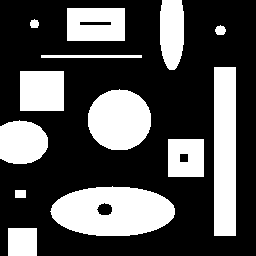
%> input picture TB_IPR/TUT.IMG.binary_morphological_reconstruction/matlab/B.bmp, 256 x 256 px
$ octave demo.m   (GNU Octave 9; MATLAB toolbox functions it lacks are replaced by stand-ins)
%> lines starting %> are read from the running program, lines starting %| are printed output that depends on the picture; in (x1, y1, x2, y2) boxes, pixels count from 0 and x2, y2 are one past the last pixel; in counts of white or black regions, pixels touching at a corner belong together; the program's own positions count from 1
### TB_IPR/TUT.IMG.binary_morphological_reconstruction/matlab/viewImage.m
function viewImage(A)
B=double(A);
mmax=max(max(B));
mmin=min(min(B));
if (mmax == mmin) B=0;
else B=uint8(255*(B-min(min(B)))/(max(max(B))-min(min(B))));
end
colormap gray;axis image;
imshow(B);

### TB_IPR/TUT.IMG.binary_morphological_reconstruction/matlab/demo.m
%% tutorial mathematical morphology and morphological reconstruction

%% 0 - Clear

clear all; close all;clc

%% 1 - Basic morphological operations

% read image;
B=imread('B.bmp');
%> B: size 256x256 logical; 32% white; 13 white regions, largest, box (x1, y1, x2, y2) and area: (50, 186, 175, 236) 4758, (214, 67, 236, 236) 3718, (88, 89, 151, 150) 3045
% display image
figure;viewImage(B);title('original image');
%> in viewImage, `mmax=max(max(B));`: mmax = 1
%> in viewImage, `mmin=min(min(B));`: mmin = 0
%> in viewImage, B is the input picture: size 256x256 uint8; 32% white; 13 white regions, largest, box (x1, y1, x2, y2) and area: (50, 186, 175, 236) 4758, (214, 67, 236, 236) 3718, (88, 89, 151, 150) 3045
% erosion, dilation, opening, closing with different structuring elements
se1 = strel('square',11) ;     % 15-by-15 square
se2 = strel('line',11,45);     % line, length 15, angle 45 degrees
se3 = strel('disk',5);        % disk, radius 15
figure;
% dilation
dilateSquare = imdilate(B, se1);
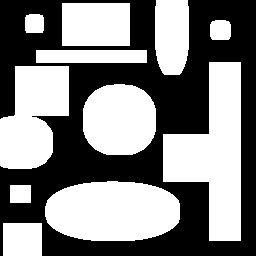
%> dilateSquare: size 256x256 logical; 51% white; 1 black region, box (x1, y1, x2, y2) and area: (0, 0, 256, 256) 32092
dilateLine = imdilate(B, se2);
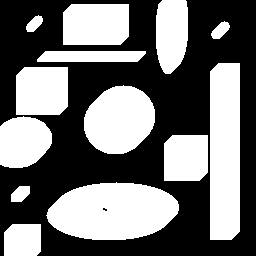
%> dilateLine: size 256x256 logical; 44.4% white; 13 white regions, largest, box (x1, y1, x2, y2) and area: (46, 182, 179, 240) 5958, (210, 63, 240, 240) 5238, (84, 85, 155, 154) 3749
dilateDisk = imdilate(B, se3);
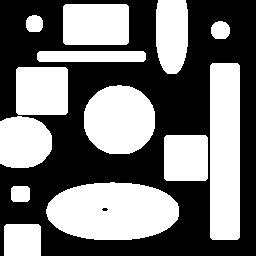
%> dilateDisk: size 256x256 logical; 46.1% white; 13 white regions, largest, box (x1, y1, x2, y2) and area: (46, 182, 179, 240) 6172, (210, 63, 240, 240) 5298, (84, 85, 155, 154) 3949
subplot(4,3,1); viewImage(dilateSquare);title('dilatation, square');
subplot(4,3,2); viewImage(dilateLine);title('dilatation, segment');
subplot(4,3,3); viewImage(dilateDisk);title('dilatation, disk');
imwrite(dilateSquare, 'dilate_square.png');
imwrite(dilateLine, 'dilate_line.png');
imwrite(dilateDisk, 'dilate_disk.png');
% erosion
erodeSquare = imerode(B, se1);
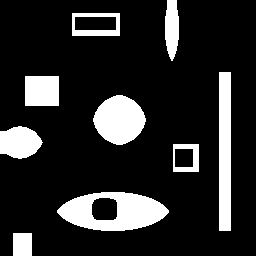
%> erodeSquare: size 256x256 logical; 16.4% white; 9 white regions, largest, box (x1, y1, x2, y2) and area: (57, 192, 169, 231) 2762, (93, 95, 146, 145) 1914, (219, 72, 231, 231) 1908
erodeLine = imerode(B, se2);
%> erodeLine: size 256x256 logical; 20.7% white; 9 white regions, largest, box (x1, y1, x2, y2) and area: (54, 190, 171, 232) 3528, (92, 93, 147, 146) 2341, (218, 71, 232, 232) 2254
erodeDisk = imerode(B, se3);
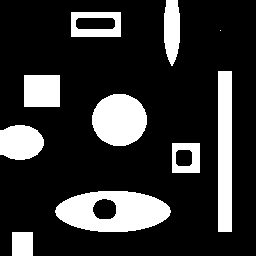
%> erodeDisk: size 256x256 logical; 19.9% white; 10 white regions (1 under 20 px), largest, box (x1, y1, x2, y2) and area: (55, 191, 171, 232) 3340, (92, 94, 147, 146) 2256, (218, 71, 232, 232) 2254
subplot(4,3,4); viewImage(erodeSquare);title('erosion, square');
subplot(4,3,5); viewImage(erodeLine);title('erosion, segment');
subplot(4,3,6); viewImage(erodeDisk);title('erosion, disque');
imwrite(erodeSquare, 'erode_square.png');
imwrite(erodeLine, 'erode_line.png');
imwrite(erodeDisk, 'erode_disk.png');
% open
openSquare = imopen(B, se1);
%> openSquare: size 256x256 logical; 31.1% white; 9 white regions, largest, box (x1, y1, x2, y2) and area: (52, 187, 174, 236) 4742, (214, 67, 236, 236) 3718, (88, 90, 151, 150) 3044
openLine = imopen(B, se2);
%> openLine: size 256x256 logical; 30.6% white; 9 white regions, largest, box (x1, y1, x2, y2) and area: (50, 186, 175, 236) 4744, (214, 67, 236, 236) 3646, (88, 89, 151, 150) 3029
openDisk = imopen(B, se3);
%> openDisk: size 256x256 logical; 31.2% white; 10 white regions, largest, box (x1, y1, x2, y2) and area: (51, 187, 175, 236) 4756, (214, 67, 236, 236) 3706, (88, 90, 151, 150) 3044
subplot(4,3,7); viewImage(openSquare);title('opening, square');
subplot(4,3,8); viewImage(openLine);title('opening, segment');
subplot(4,3,9); viewImage(openDisk);title('opening, disk');
imwrite(openSquare, 'opening_square.png');
imwrite(openLine, 'opening_line.png');
imwrite(openDisk, 'opening_disk.png');
% close
closeSquare = imclose(B, se1);
%> closeSquare: size 256x256 logical; 33.2% white; 11 white regions, largest, box (x1, y1, x2, y2) and area: (168, 67, 236, 236) 5466, (50, 186, 175, 236) 4894, (0, 71, 64, 164) 3593
closeLine = imclose(B, se2);
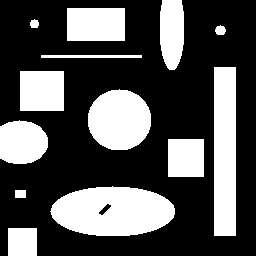
%> closeLine: size 256x256 logical; 32.4% white; 13 white regions, largest, box (x1, y1, x2, y2) and area: (50, 186, 175, 236) 4838, (214, 67, 236, 236) 3718, (88, 89, 151, 150) 3045
closeDisk = imclose(B, se3);
%> closeDisk: size 256x256 logical; 32.3% white; 13 white regions, largest, box (x1, y1, x2, y2) and area: (50, 186, 175, 236) 4764, (214, 67, 236, 236) 3718, (88, 89, 151, 150) 3045
subplot(4,3,10); viewImage(closeSquare);title('closing, square');
subplot(4,3,11); viewImage(closeLine);title('closing, segment');
subplot(4,3,12); viewImage(closeDisk);title('closing, disk');
imwrite(closeSquare, 'closing_square.png');
imwrite(closeLine, 'closing_line.png');
imwrite(closeDisk, 'closing_disk.png');
% opening with varying size
figure;
for i=1:12
    sedisk(i)=strel('disk',i);
    openDisk = imopen(B, sedisk(i));
    subplot(4,3,i); viewImage(openDisk);title(strcat('opening, ',int2str(i)));
end
%> after the loop, sedisk = 12 items; first 5, Dimensionality: 2, 2, 2, 2, 2
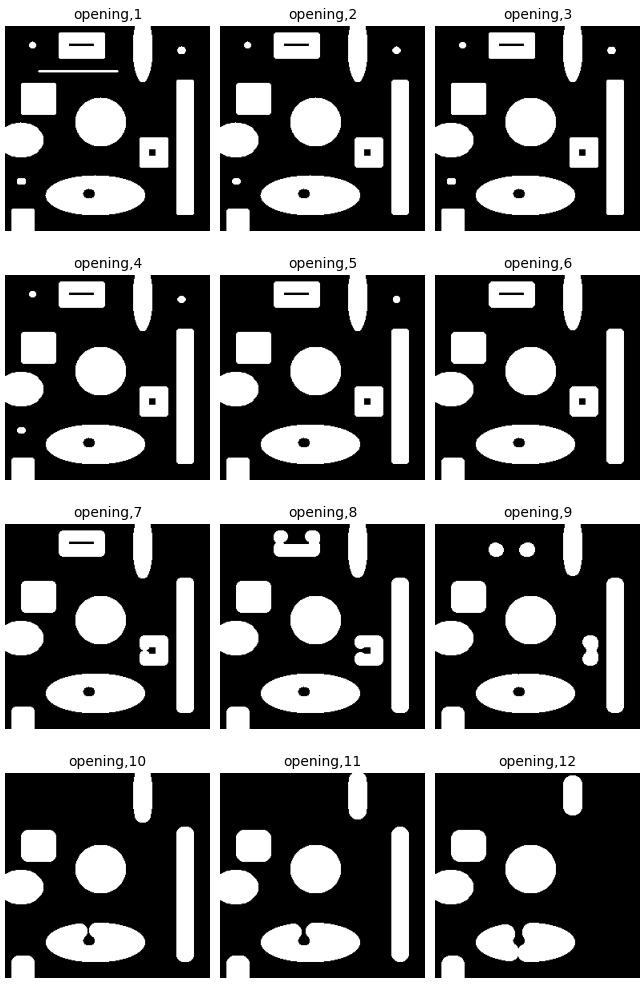
%> figure redrawn from the program's plot data, 12 panels

%% 2 - Reconstruction by mask

% read images
%> (the run ends here)

$ run again, with TB_IPR/TUT.IMG.binary_morphological_reconstruction/matlab/rec.bmp copied over TB_IPR/TUT.IMG.binary_morphological_reconstruction/matlab/B.bmp
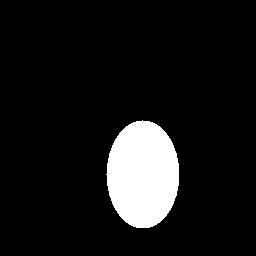
%> input picture TB_IPR/TUT.IMG.binary_morphological_reconstruction/matlab/rec.bmp, 256 x 256 px
%> mmax = 1
%> mmin = 0
%> in viewImage, B is the input picture: size 256x256 uint8; 9.4% white; 1 white region, box (x1, y1, x2, y2) and area: (106, 120, 179, 228) 6154
%> dilateSquare: size 256x256 logical; 12.3% white; 1 white region, box (x1, y1, x2, y2) and area: (101, 115, 184, 233) 8064
%> dilateLine: size 256x256 logical; 11% white; 1 white region, box (x1, y1, x2, y2) and area: (102, 116, 183, 232) 7194
%> `dilateDisk = imdilate(B, se3);`:
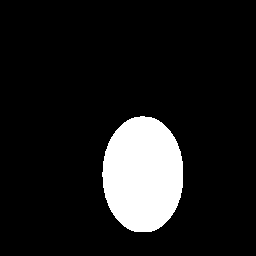
%> dilateDisk: size 256x256 logical; 11.4% white; 1 white region, box (x1, y1, x2, y2) and area: (102, 116, 183, 232) 7454
%> erodeSquare: size 256x256 logical; 6.8% white; 1 white region, box (x1, y1, x2, y2) and area: (112, 126, 174, 223) 4462
%> erodeLine: size 256x256 logical; 7.8% white; 1 white region, box (x1, y1, x2, y2) and area: (110, 124, 175, 224) 5114
%> `erodeDisk = imerode(B, se3);`:
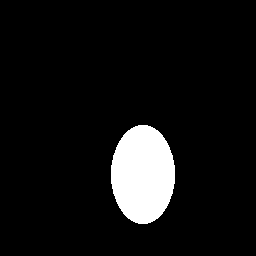
%> erodeDisk: size 256x256 logical; 7.6% white; 1 white region, box (x1, y1, x2, y2) and area: (111, 125, 175, 224) 4972
%> openSquare: size 256x256 logical; 9.4% white; 1 white region, box (x1, y1, x2, y2) and area: (107, 121, 179, 228) 6152
%> openLine: size 256x256 logical; 9.4% white; 1 white region, box (x1, y1, x2, y2) and area: (106, 120, 179, 228) 6138
%> after the loop `for i=1:12`: sedisk = 12 items; first 5, Dimensionality: 2, 2, 2, 2, 2
